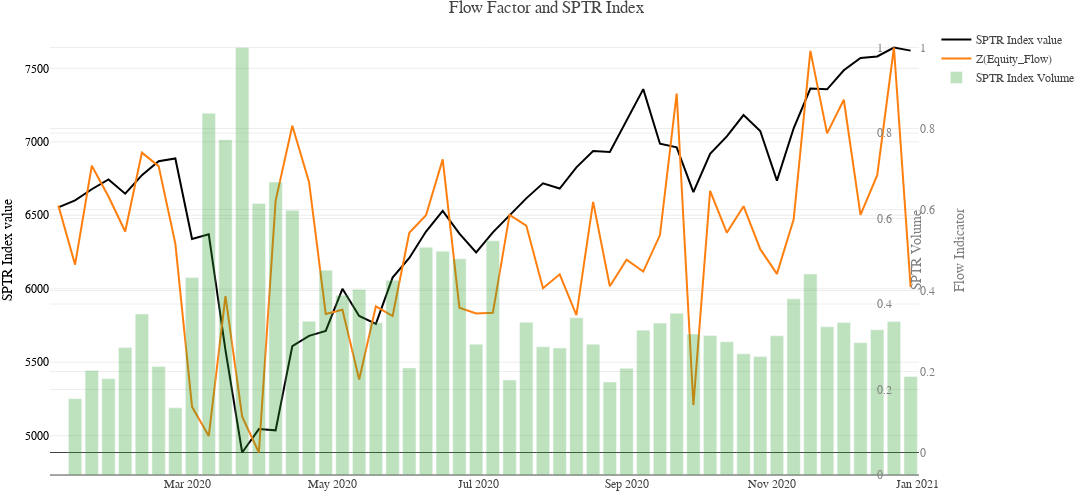

Write notebook code for a chart like this one.
### Code cell
plot_df = flow_weekly_dataset[(flow_weekly_dataset['t_date']>dt.datetime(2020,1,1)) & (flow_weekly_dataset['t_date']<=dt.datetime(2021,1,1))].copy()

fig = go.Figure()

fig.add_trace(
    go.Scatter(x=plot_df['t_date'],
                y=plot_df['SPTR Index value'],
                name = 'SPTR Index value',
                yaxis="y",))

fig.add_trace(
    go.Scatter(x=plot_df['t_date'],
                y=(plot_df['Z(Equity_Flow)'] - plot_df['Z(Equity_Flow)'].min()) / (plot_df['Z(Equity_Flow)'].max() - plot_df['Z(Equity_Flow)'].min()),
                name = 'Z(Equity_Flow)',
                yaxis = "y2",))

fig.add_trace(
    go.Bar( x=plot_df['t_date'],
                y=(plot_df['SPTR Index Volume']- plot_df['SPTR Index Volume'].min()) / (plot_df['SPTR Index Volume'].max() - plot_df['SPTR Index Volume'].min()),
                name = 'SPTR Index Volume',
                yaxis = "y3",
                opacity=0.3))


fig.update_layout(template=temp,
                  title='Flow Factor and SPTR Index', 
                  hovermode='closest',
                  margin=dict(l=50, r=50, t=25, b=25),
                  height=500, 
                  width=1600, 
                  showlegend=True,

                xaxis=dict(domain=[0.65, 0.35]),

                yaxis = dict(title="SPTR Index value",
                            titlefont=dict(color="black"),
                            tickfont=dict(color="black")),
                
                yaxis2 = dict(title="Flow Indicator",
                            titlefont=dict(color="gray"),
                            tickfont=dict(color="gray"),
                            overlaying="y", # specifyinfg y - axis has to be separated
                            side="right"), # specifying the side the axis should be present

                yaxis3 = dict(title="SPTR Volume",
                            titlefont=dict(color="gray"),
                            tickfont=dict(color="gray"),
                            overlaying="y", # specifyinfg y - axis has to be separated
                            side="right",
                            position=0.95,), # specifying the side the axis should be present
    )

# fig.update_traces(textposition="top right")
fig.data[0].line.color = "Black"
# fig.data[1].line.color = "Black"
fig.show()

### Figure 1 — Plotly figure (JSON) as saved in the notebook; plotly's stock layout.template omitted (floating-point values rounded to 4 significant figures)
{"data": [{"line": {"color": "Black"}, "name": "SPTR Index value", "type": "scatter", "x": ["2020-01-07T00:00:00", "2020-01-14T00:00:00", "2020-01-21T00:00:00", "2020-01-28T00:00:00", "2020-02-04T00:00:00", "2020-02-11T00:00:00", "2020-02-18T00:00:00", "2020-02-25T00:00:00", "2020-03-03T00:00:00", "2020-03-10T00:00:00", "2020-03-17T00:00:00", "2020-03-24T00:00:00", "2020-03-31T00:00:00", "2020-04-07T00:00:00", "2020-04-14T00:00:00", "2020-04-21T00:00:00", "2020-04-28T00:00:00", "2020-05-05T00:00:00", "2020-05-12T00:00:00", "2020-05-19T00:00:00", "2020-05-26T00:00:00", "2020-06-02T00:00:00", "2020-06-09T00:00:00", "2020-06-16T00:00:00", "2020-06-23T00:00:00", "2020-06-30T00:00:00", "2020-07-07T00:00:00", "2020-07-14T00:00:00", "2020-07-21T00:00:00", "2020-07-28T00:00:00", "2020-08-04T00:00:00", "2020-08-11T00:00:00", "2020-08-18T00:00:00", "2020-08-25T00:00:00", "2020-09-01T00:00:00", "2020-09-08T00:00:00", "2020-09-15T00:00:00", "2020-09-22T00:00:00", "2020-09-29T00:00:00", "2020-10-06T00:00:00", "2020-10-13T00:00:00", "2020-10-20T00:00:00", "2020-10-27T00:00:00", "2020-11-03T00:00:00", "2020-11-10T00:00:00", "2020-11-17T00:00:00", "2020-11-24T00:00:00", "2020-12-01T00:00:00", "2020-12-08T00:00:00", "2020-12-15T00:00:00", "2020-12-22T00:00:00", "2020-12-29T00:00:00"], "y": [6554.0, 6601.0, 6677.0, 6744.0, 6647.0, 6773.0, 6868.0, 6886.0, 6339.0, 6370.0, 5582.0, 4886.0, 5045.0, 5037.0, 5610.0, 5680.0, 5713.0, 6000.0, 5815.0, 5762.0, 6076.0, 6209.0, 6390.0, 6529.0, 6376.0, 6248.0, 6384.0, 6496.0, 6615.0, 6717.0, 6682.0, 6826.0, 6937.0, 6931.0, 7146.0, 7358.0, 6987.0, 6962.0, 6658.0, 6919.0, 7037.0, 7182.0, 7074.0, 6736.0, 7092.0, 7363.0, 7357.0, 7487.0, 7571.0, 7581.0, 7642.0, 7621.0], "yaxis": "y"}, {"name": "Z(Equity_Flow)", "type": "scatter", "x": ["2020-01-07T00:00:00", "2020-01-14T00:00:00", "2020-01-21T00:00:00", "2020-01-28T00:00:00", "2020-02-04T00:00:00", "2020-02-11T00:00:00", "2020-02-18T00:00:00", "2020-02-25T00:00:00", "2020-03-03T00:00:00", "2020-03-10T00:00:00", "2020-03-17T00:00:00", "2020-03-24T00:00:00", "2020-03-31T00:00:00", "2020-04-07T00:00:00", "2020-04-14T00:00:00", "2020-04-21T00:00:00", "2020-04-28T00:00:00", "2020-05-05T00:00:00", "2020-05-12T00:00:00", "2020-05-19T00:00:00", "2020-05-26T00:00:00", "2020-06-02T00:00:00", "2020-06-09T00:00:00", "2020-06-16T00:00:00", "2020-06-23T00:00:00", "2020-06-30T00:00:00", "2020-07-07T00:00:00", "2020-07-14T00:00:00", "2020-07-21T00:00:00", "2020-07-28T00:00:00", "2020-08-04T00:00:00", "2020-08-11T00:00:00", "2020-08-18T00:00:00", "2020-08-25T00:00:00", "2020-09-01T00:00:00", "2020-09-08T00:00:00", "2020-09-15T00:00:00", "2020-09-22T00:00:00", "2020-09-29T00:00:00", "2020-10-06T00:00:00", "2020-10-13T00:00:00", "2020-10-20T00:00:00", "2020-10-27T00:00:00", "2020-11-03T00:00:00", "2020-11-10T00:00:00", "2020-11-17T00:00:00", "2020-11-24T00:00:00", "2020-12-01T00:00:00", "2020-12-08T00:00:00", "2020-12-15T00:00:00", "2020-12-22T00:00:00", "2020-12-29T00:00:00"], "y": [0.61, 0.4639, 0.7079, 0.6322, 0.5456, 0.7405, 0.7071, 0.5159, 0.1128, 0.04045, 0.386, 0.08858, 0, 0.6213, 0.8067, 0.6682, 0.3419, 0.3524, 0.1801, 0.361, 0.337, 0.5424, 0.5857, 0.7238, 0.3576, 0.3432, 0.3448, 0.5866, 0.5603, 0.4054, 0.4399, 0.3392, 0.6188, 0.4104, 0.4758, 0.4467, 0.5369, 0.8864, 0.1171, 0.6462, 0.5428, 0.6082, 0.5021, 0.4411, 0.5756, 0.9917, 0.788, 0.871, 0.5868, 0.6848, 1, 0.4083], "yaxis": "y2"}, {"name": "SPTR Index Volume", "opacity": 0.3, "type": "bar", "x": ["2020-01-07T00:00:00", "2020-01-14T00:00:00", "2020-01-21T00:00:00", "2020-01-28T00:00:00", "2020-02-04T00:00:00", "2020-02-11T00:00:00", "2020-02-18T00:00:00", "2020-02-25T00:00:00", "2020-03-03T00:00:00", "2020-03-10T00:00:00", "2020-03-17T00:00:00", "2020-03-24T00:00:00", "2020-03-31T00:00:00", "2020-04-07T00:00:00", "2020-04-14T00:00:00", "2020-04-21T00:00:00", "2020-04-28T00:00:00", "2020-05-05T00:00:00", "2020-05-12T00:00:00", "2020-05-19T00:00:00", "2020-05-26T00:00:00", "2020-06-02T00:00:00", "2020-06-09T00:00:00", "2020-06-16T00:00:00", "2020-06-23T00:00:00", "2020-06-30T00:00:00", "2020-07-07T00:00:00", "2020-07-14T00:00:00", "2020-07-21T00:00:00", "2020-07-28T00:00:00", "2020-08-04T00:00:00", "2020-08-11T00:00:00", "2020-08-18T00:00:00", "2020-08-25T00:00:00", "2020-09-01T00:00:00", "2020-09-08T00:00:00", "2020-09-15T00:00:00", "2020-09-22T00:00:00", "2020-09-29T00:00:00", "2020-10-06T00:00:00", "2020-10-13T00:00:00", "2020-10-20T00:00:00", "2020-10-27T00:00:00", "2020-11-03T00:00:00", "2020-11-10T00:00:00", "2020-11-17T00:00:00", "2020-11-24T00:00:00", "2020-12-01T00:00:00", "2020-12-08T00:00:00", "2020-12-15T00:00:00", "2020-12-22T00:00:00", "2020-12-29T00:00:00"], "y": [0, 0.1785, 0.2444, 0.2254, 0.2981, 0.3764, 0.2541, 0.1571, 0.4618, 0.8464, 0.7845, 1, 0.6353, 0.6852, 0.6192, 0.3596, 0.479, 0.4207, 0.434, 0.3561, 0.4554, 0.2503, 0.5327, 0.5237, 0.5056, 0.306, 0.5478, 0.2222, 0.3574, 0.2998, 0.297, 0.3676, 0.3059, 0.2176, 0.2495, 0.3388, 0.3553, 0.3785, 0.3295, 0.3262, 0.3115, 0.2835, 0.2771, 0.3257, 0.412, 0.4702, 0.3465, 0.3566, 0.3093, 0.3397, 0.359, 0.2303], "yaxis": "y3"}], "layout": {"height": 500, "hovermode": "closest", "margin": {"b": 25, "l": 50, "r": 50, "t": 25}, "showlegend": true, "title": {"text": "Flow Factor and SPTR Index"}, "width": 1600, "xaxis": {"domain": [0.65, 0.35]}, "yaxis": {"tickfont": {"color": "black"}, "title": {"font": {"color": "black"}, "text": "SPTR Index value"}}, "yaxis2": {"overlaying": "y", "side": "right", "tickfont": {"color": "gray"}, "title": {"font": {"color": "gray"}, "text": "Flow Indicator"}}, "yaxis3": {"overlaying": "y", "position": 0.95, "side": "right", "tickfont": {"color": "gray"}, "title": {"font": {"color": "gray"}, "text": "SPTR Volume"}}}}
